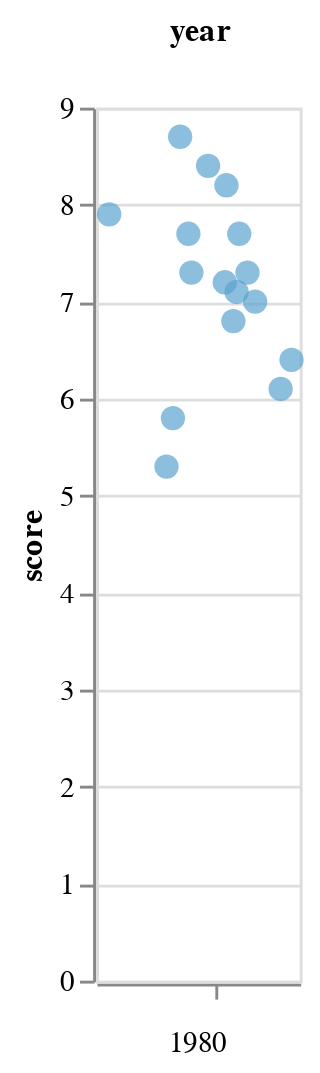

Notebook code cell kept with this figure:
### Code cell
#ii)One strip plot that compares more than two groups
stripplot = alt.Chart(small, width=70).mark_circle(size=70).encode(
    alt.X(
          'jitter:Q',
           title=None,
           axis=alt.Axis(values=[0],
           ticks=True,
           grid=False,
           labels=False), scale=alt.Scale()),
     alt.Y('score:Q'),
     color=alt.Color('year:Q', legend=None),
     column=alt.Column(
               'year:Q',
                header=alt.Header(labelAngle=0, titleOrient='top', labelOrient='bottom', labelAlign='center',labelPadding=20),
 ),
).transform_calculate(
 jitter='sqrt(-2*log(random()))*cos(2*PI*random())'
).properties(width=70)
stripplot

### Figure 1 — Vega-Lite specification as saved in the notebook (floating-point values rounded to 4 significant figures)
{"config": {"view": {"continuousWidth": 400, "continuousHeight": 300}}, "data": {"name": "data-7027655b5aaae4ff6529b879191db2af"}, "mark": {"type": "circle", "size": 70}, "encoding": {"color": {"field": "year", "legend": null, "type": "quantitative"}, "column": {"field": "year", "header": {"labelAlign": "center", "labelAngle": 0, "labelOrient": "bottom", "labelPadding": 20, "titleOrient": "top"}, "type": "quantitative"}, "x": {"axis": {"grid": false, "labels": false, "ticks": true, "values": [0]}, "field": "jitter", "scale": {}, "title": null, "type": "quantitative"}, "y": {"field": "score", "type": "quantitative"}}, "transform": [{"calculate": "sqrt(-2*log(random()))*cos(2*PI*random())", "as": "jitter"}], "width": 70, "$schema": "https://vega.github.io/schema/vega-lite/v4.17.0.json", "datasets": {"data-7027655b5aaae4ff6529b879191db2af": [{"name": "The Shining", "rating": "R", "genre": "Drama", "year": 1980, "released": "June 13, 1980 (United States)", "score": 8.4, "votes": 927000.0, "director": "Stanley Kubrick", "writer": "Stephen King", "star": "Jack Nicholson", "country": "United Kingdom", "budget": 19000000.0, "gross": 47000000.0, "company": "Warner Bros.", "runtime": 146.0}, {"name": "The Blue Lagoon", "rating": "R", "genre": "Adventure", "year": 1980, "released": "July 2, 1980 (United States)", "score": 5.8, "votes": 65000.0, "director": "Randal Kleiser", "writer": "Henry De Vere Stacpoole", "star": "Brooke Shields", "country": "United States", "budget": 4500000.0, "gross": 58850000.0, "company": "Columbia Pictures", "runtime": 104.0}, {"name": "Star Wars: Episode V - The Empire Strikes Back", "rating": "PG", "genre": "Action", "year": 1980, "released": "June 20, 1980 (United States)", "score": 8.7, "votes": 1200000.0, "director": "Irvin Kershner", "writer": "Leigh Brackett", "star": "Mark Hamill", "country": "United States", "budget": 18000000.0, "gross": 538400000.0, "company": "Lucasfilm", "runtime": 124.0}, {"name": "Airplane!", "rating": "PG", "genre": "Comedy", "year": 1980, "released": "July 2, 1980 (United States)", "score": 7.7, "votes": 221000.0, "director": "Jim Abrahams", "writer": "Jim Abrahams", "star": "Robert Hays", "country": "United States", "budget": 3500000.0, "gross": 83450000.0, "company": "Paramount Pictures", "runtime": 88.0}, {"name": "Caddyshack", "rating": "R", "genre": "Comedy", "year": 1980, "released": "July 25, 1980 (United States)", "score": 7.3, "votes": 108000.0, "director": "Harold Ramis", "writer": "Brian Doyle-Murray", "star": "Chevy Chase", "country": "United States", "budget": 6000000.0, "gross": 39850000.0, "company": "Orion Pictures", "runtime": 98.0}, {"name": "Friday the 13th", "rating": "R", "genre": "Horror", "year": 1980, "released": "May 9, 1980 (United States)", "score": 6.4, "votes": 123000.0, "director": "Sean S. Cunningham", "writer": "Victor Miller", "star": "Betsy Palmer", "country": "United States", "budget": 550000.0, "gross": 39750000.0, "company": "Paramount Pictures", "runtime": 95.0}, {"name": "The Blues Brothers", "rating": "R", "genre": "Action", "year": 1980, "released": "June 20, 1980 (United States)", "score": 7.9, "votes": 188000.0, "director": "John Landis", "writer": "Dan Aykroyd", "star": "John Belushi", "country": "United States", "budget": 27000000.0, "gross": 115200000.0, "company": "Universal Pictures", "runtime": 133.0}, {"name": "Raging Bull", "rating": "R", "genre": "Biography", "year": 1980, "released": "December 19, 1980 (United States)", "score": 8.2, "votes": 330000.0, "director": "Martin Scorsese", "writer": "Jake LaMotta", "star": "Robert De Niro", "country": "United States", "budget": 18000000.0, "gross": 23400000.0, "company": "Chartoff-Winkler Productions", "runtime": 129.0}, {"name": "Superman II", "rating": "PG", "genre": "Action", "year": 1980, "released": "June 19, 1981 (United States)", "score": 6.8, "votes": 101000.0, "director": "Richard Lester", "writer": "Jerry Siegel", "star": "Gene Hackman", "country": "United States", "budget": 54000000.0, "gross": 108200000.0, "company": "Dovemead Films", "runtime": 127.0}, {"name": "The Long Riders", "rating": "R", "genre": "Biography", "year": 1980, "released": "May 16, 1980 (United States)", "score": 7.0, "votes": 10000.0, "director": "Walter Hill", "writer": "Bill Bryden", "star": "David Carradine", "country": "United States", "budget": 10000000.0, "gross": 15800000.0, "company": "United Artists", "runtime": 100.0}, {"name": "Any Which Way You Can", "rating": "PG", "genre": "Action", "year": 1980, "released": "December 17, 1980 (United States)", "score": 6.1, "votes": 18000.0, "director": "Buddy Van Horn", "writer": "Stanford Sherman", "star": "Clint Eastwood", "country": "United States", "budget": 15000000.0, "gross": 70690000.0, "company": "The Malpaso Company", "runtime": 116.0}, {"name": "The Gods Must Be Crazy", "rating": "PG", "genre": "Adventure", "year": 1980, "released": "October 26, 1984 (United States)", "score": 7.3, "votes": 54000.0, "director": "Jamie Uys", "writer": "Jamie Uys", "star": "N!xau", "country": "South Africa", "budget": 5000000.0, "gross": 30030000.0, "company": "C.A.T. Films", "runtime": 109.0}, {"name": "Popeye", "rating": "PG", "genre": "Adventure", "year": 1980, "released": "December 12, 1980 (United States)", "score": 5.3, "votes": 30000.0, "director": "Robert Altman", "writer": "Jules Feiffer", "star": "Robin Williams", "country": "United States", "budget": 20000000.0, "gross": 49820000.0, "company": "Paramount Pictures", "runtime": 114.0}, {"name": "Ordinary People", "rating": "R", "genre": "Drama", "year": 1980, "released": "September 19, 1980 (United States)", "score": 7.7, "votes": 49000.0, "director": "Robert Redford", "writer": "Judith Guest", "star": "Donald Sutherland", "country": "United States", "budget": 6000000.0, "gross": 54770000.0, "company": "Paramount Pictures", "runtime": 124.0}, {"name": "Dressed to Kill", "rating": "R", "genre": "Crime", "year": 1980, "released": "July 25, 1980 (United States)", "score": 7.1, "votes": 37000.0, "director": "Brian De Palma", "writer": "Brian De Palma", "star": "Michael Caine", "country": "United States", "budget": 6500000.0, "gross": 31900000.0, "company": "Filmways Pictures", "runtime": 104.0}, {"name": "Somewhere in Time", "rating": "PG", "genre": "Drama", "year": 1980, "released": "October 3, 1980 (United States)", "score": 7.2, "votes": 27000.0, "director": "Jeannot Szwarc", "writer": "Richard Matheson", "star": "Christopher Reeve", "country": "United States", "budget": 5100000.0, "gross": 9710000.0, "company": "Rastar Pictures", "runtime": 103.0}]}}
